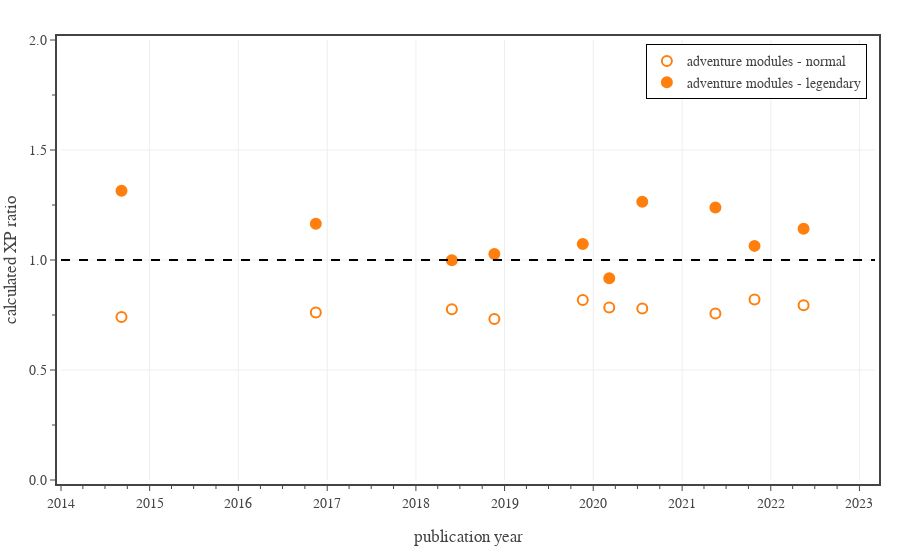

The notebook cell saved with this chart:
### Code cell
# plot eXP ratio vs time. Split data by book type.
from datetime import date
from bs4 import BeautifulSoup

groups = {
    'adventure modules - normal': {
        'Legendary': ['N'],
        'marker': dict(
            size=10, 
            color='rgba(0,0,0,0.0)', 
            line=dict(color='#ff7f0e', width=2)
        )
    },
    'adventure modules - legendary': {
        'Legendary': ['L','LL'],
        'marker': dict(
            size=10, 
            color='#ff7f0e', 
            line=dict(color='#ff7f0e', width=2)
        )
    }
}

# summarize the current dataset


group_columns = ['Date','group','Book']
date_range = [date(2014, 1, 1), date.today()]

# plot results
fig = go.Figure(
    layout=go.Layout(
        template=TFB_TEMPLATE,
        hoverlabel=dict(
            bgcolor='white',
        ),
        xaxis=dict(
            title_text='publication year',
            range=date_range,
        ),
        yaxis=dict(
            title_text='calculated XP ratio',
            range=[0, 2],
            tick0=0, dtick=0.5,
            tickformat='.1f',
            minor=dict(tick0=0, dtick=0.25),
        ),
        legend=dict(
            yanchor='top',  y=0.99,
            xanchor='right', x=0.99,
            orientation='v',
        ),
    )
)

for g in groups:
    group = groups[g]
    df1 = df0[df0['CR'].between(1,30) & df0['Legendary'].isin(group['Legendary']) & df0['Book Type'].isin(['Source'])]
    df1['group'] = df1.apply(lambda row: 'source books - normal' if row['Legendary'] == 'N' else 'source books - legendary', axis=1)
    df1 = df1[group_columns + ['eXP Ratio']]
    
    dfG = df1.groupby(group_columns).size().to_frame('Total').reset_index()
    dfG['eXP Ratio Mean'] = df1.groupby(group_columns).mean().reset_index()['eXP Ratio']
    dfG['eXP Ratio Std Dev'] = df1.groupby(group_columns).std().reset_index()['eXP Ratio']
    dfG = dfG.sort_values(by=['Date'])
    dfG = dfG[dfG['Total'].ge(1)]
    
    fig.add_trace(go.Scatter(
        x=dfG['Date'], 
        y=dfG['eXP Ratio Mean'],
        mode='markers',
        name=g,
    ))

    fig.update_traces(
        selector=dict(name=g),
        customdata = np.stack((dfG['Book'], dfG['Total']), axis=-1),
        hovertemplate = '<b>%{customdata[0]}</b><br>'
            + 'Date: %{x}<br>'
            + 'XP ratio: %{y:.2f}<br>'
            + 'Monsters: %{customdata[1]:.0f}'
            + '<extra></extra>',
        marker=group['marker'],
    )

fig.add_trace(go.Scatter(
    x=date_range, 
    y=[1, 1],
    mode='lines', 
    line=dict(color='black', dash='dash'),
    showlegend=False,
    hoverinfo='skip'
))

# show figure
fig.show(config=TFB_CONFIG)

# save large format figure
if SAVEFIGS:
    file_name = f'./fig-exp-ratio-mean-vs-time-source-books-large.html'
    fig.write_html(
        file_name, 
        include_plotlyjs=False, 
        full_html=False, 
        config=TFB_CONFIG
    )
    # add style to figure
    with open(file_name, 'r') as fin:
        fig_soup = BeautifulSoup(fin, 'html.parser')

    fig_soup.div['class'] = 'plotly-div-large'
    fig_soup.div['style'] = 'width:800px; min-width:50%; max-width:100%'
    with open(file_name, 'wb') as fout:
        fout.write(fig_soup.prettify('utf-8'))

# save small format figure
if SAVEFIGS:
    fig.update_traces(marker=dict(size=6))
    fig.update_layout(font=dict(size=10), legend=dict(font=dict(size=10)))
    file_name = f'./fig-exp-ratio-mean-vs-time-source-books-small.html'
    fig.write_html(
        file_name, 
        include_plotlyjs=False, 
        full_html=False, 
        config=TFB_CONFIG
    )
    # add style to figure
    with open(file_name, 'r') as fin:
        fig_soup = BeautifulSoup(fin, 'html.parser')

    fig_soup.div['class'] = 'plotly-div-small'
    #fig_soup.div['style'] = 'hight:800px; min-width:50%; max-width:100%'
    fig_soup.div['style'] = 'aspect-ratio: 600/500;'
    with open(file_name, 'wb') as fout:
        fout.write(fig_soup.prettify('utf-8'))

### Figure 1 — Plotly figure (JSON) as saved in the notebook; plotly's stock layout.template omitted (floating-point values rounded to 4 significant figures)
{"data": [{"customdata": [["MM", 265], ["VGtM", 106], ["MToF", 88], ["GGtR", 47], ["ERftLW", 19], ["EGtW", 26], ["MOoT", 38], ["VRGtR", 26], ["FToD", 49], ["MPMotM", 203]], "hovertemplate": "<b>%{customdata[0]}</b><br>Date: %{x}<br>XP ratio: %{y:.2f}<br>Monsters: %{customdata[1]:.0f}<extra></extra>", "marker": {"color": "rgba(0,0,0,0.0)", "line": {"color": "#ff7f0e", "width": 2}, "size": 10}, "mode": "markers", "name": "adventure modules - normal", "type": "scatter", "x": ["2014-09-07T00:00:00", "2016-11-15T00:00:00", "2018-05-29T00:00:00", "2018-11-20T00:00:00", "2019-11-19T00:00:00", "2020-03-07T00:00:00", "2020-07-21T00:00:00", "2021-05-18T00:00:00", "2021-10-26T00:00:00", "2022-05-16T00:00:00"], "y": [0.7404, 0.7617, 0.7765, 0.732, 0.8183, 0.7845, 0.7792, 0.7566, 0.8208, 0.7948]}, {"customdata": [["MM", 39], ["VGtM", 5], ["MToF", 27], ["GGtR", 13], ["ERftLW", 8], ["EGtW", 3], ["MOoT", 7], ["VRGtR", 6], ["FToD", 51], ["MPMotM", 34]], "hovertemplate": "<b>%{customdata[0]}</b><br>Date: %{x}<br>XP ratio: %{y:.2f}<br>Monsters: %{customdata[1]:.0f}<extra></extra>", "marker": {"color": "#ff7f0e", "line": {"color": "#ff7f0e", "width": 2}, "size": 10}, "mode": "markers", "name": "adventure modules - legendary", "type": "scatter", "x": ["2014-09-07T00:00:00", "2016-11-15T00:00:00", "2018-05-29T00:00:00", "2018-11-20T00:00:00", "2019-11-19T00:00:00", "2020-03-07T00:00:00", "2020-07-21T00:00:00", "2021-05-18T00:00:00", "2021-10-26T00:00:00", "2022-05-16T00:00:00"], "y": [1.314, 1.165, 0.9992, 1.027, 1.072, 0.9172, 1.265, 1.238, 1.064, 1.142]}, {"hoverinfo": "skip", "line": {"color": "black", "dash": "dash"}, "mode": "lines", "showlegend": false, "type": "scatter", "x": ["2014-01-01", "2023-03-06"], "y": [1, 1]}], "layout": {"hoverlabel": {"bgcolor": "white"}, "legend": {"orientation": "v", "x": 0.99, "xanchor": "right", "y": 0.99, "yanchor": "top"}, "xaxis": {"range": ["2014-01-01", "2023-03-06"], "title": {"text": "publication year"}}, "yaxis": {"dtick": 0.5, "minor": {"dtick": 0.25, "tick0": 0}, "range": [0, 2], "tick0": 0, "tickformat": ".1f", "title": {"text": "calculated XP ratio"}}}}
